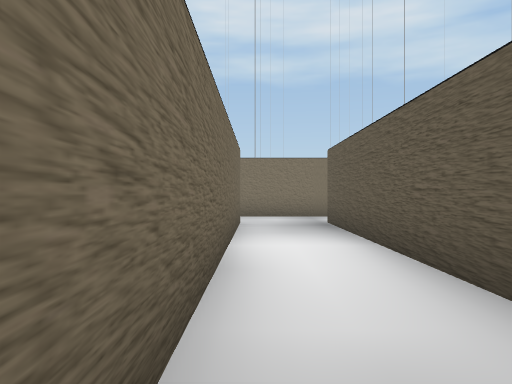
View 1 (above)

23 first-person views from a walk through a scene from a Unity 3-D project. The camera is 1.4 m above the floor, looks level and sees 70° across. The floor is counted in squares, 2 m on a side. Each view is taken from the middle of a square. On the plan, view 1 faces up. The plan holds only what a view shows up to about 11 squares ahead; the rest is blank. The place goes on beyond the plan. The player is left out. Door leaves are left out, so doorways stand open. Some surface patterns are stand-ins.

View 2
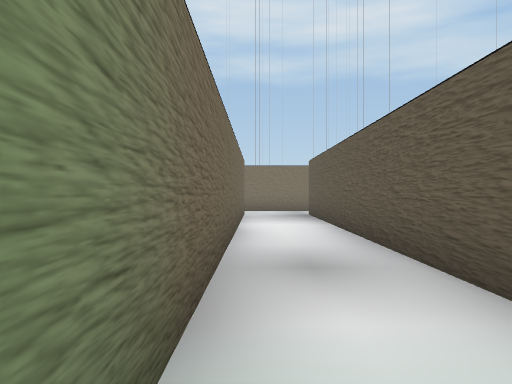

View 3
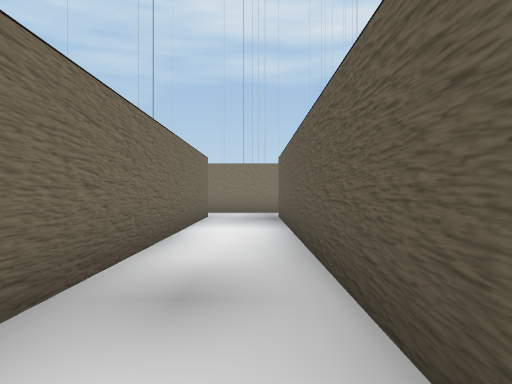

View 4
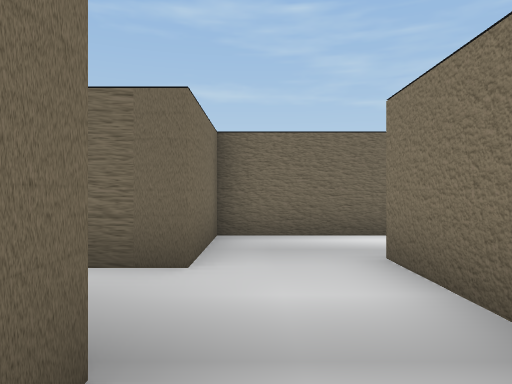

View 5
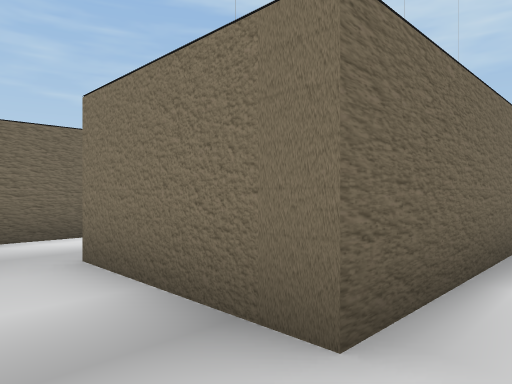

View 6
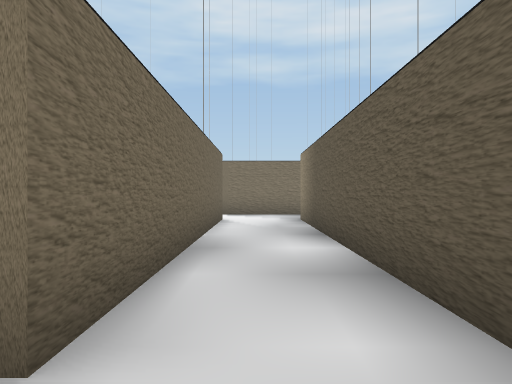

View 7
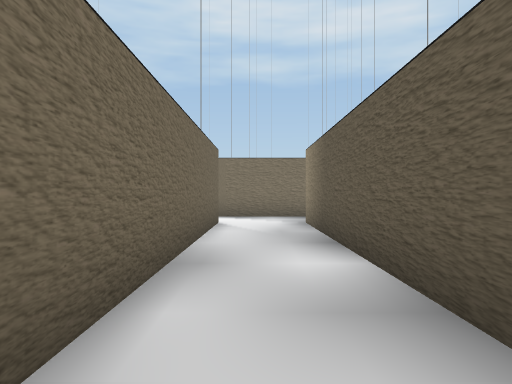

View 8
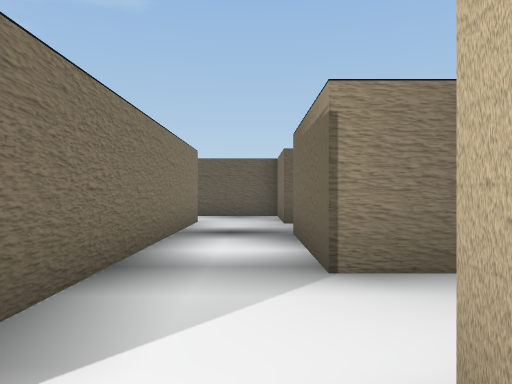

View 9
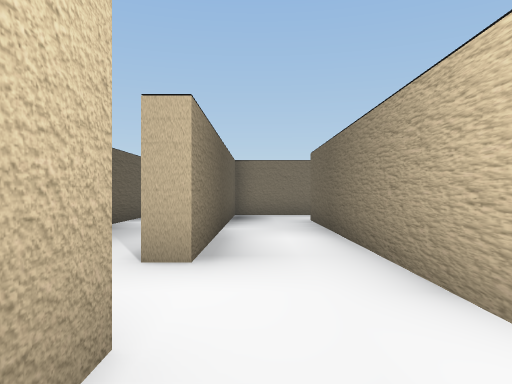

View 10
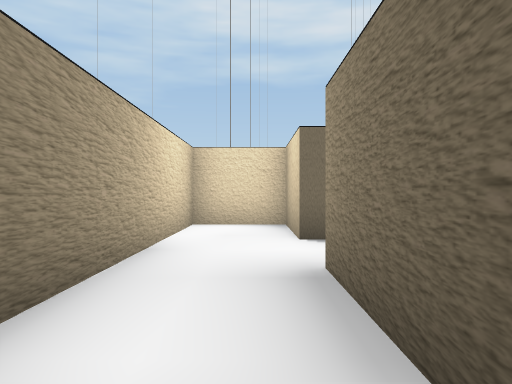

View 11
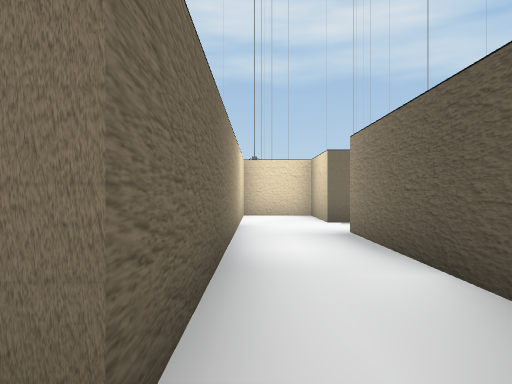

View 12
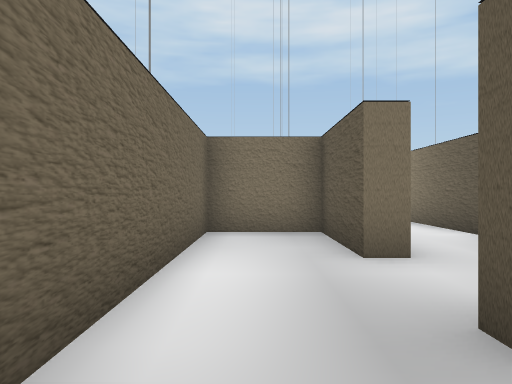

View 13
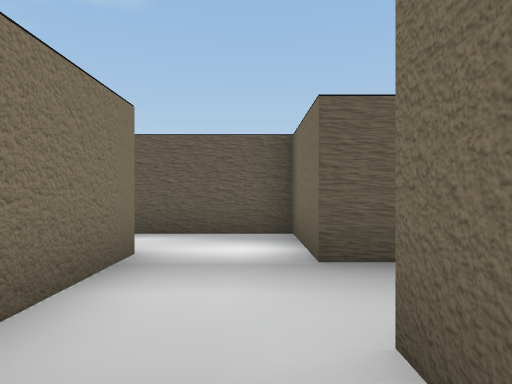

View 14
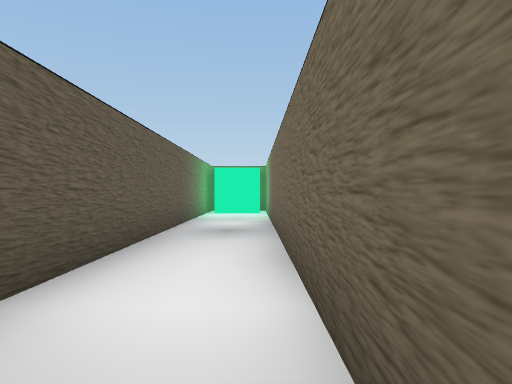

View 15
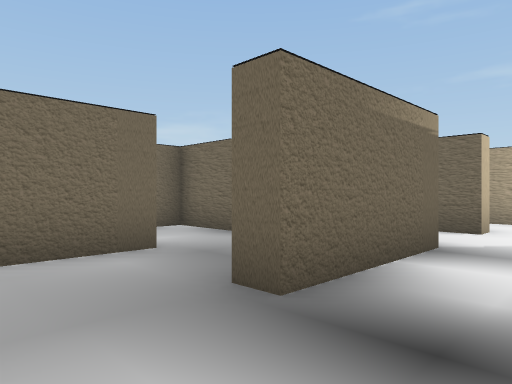

View 16
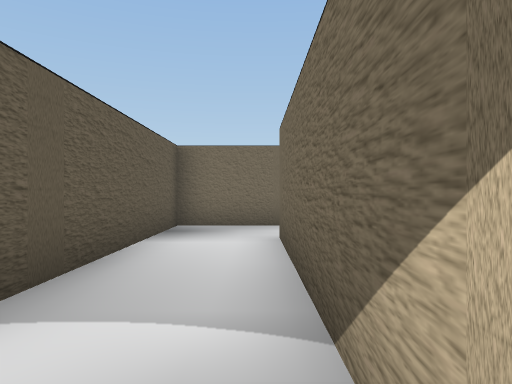

View 17
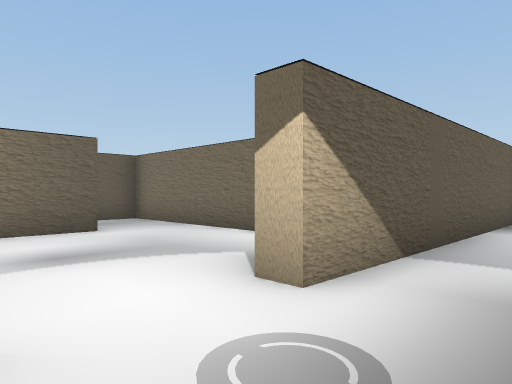

View 18
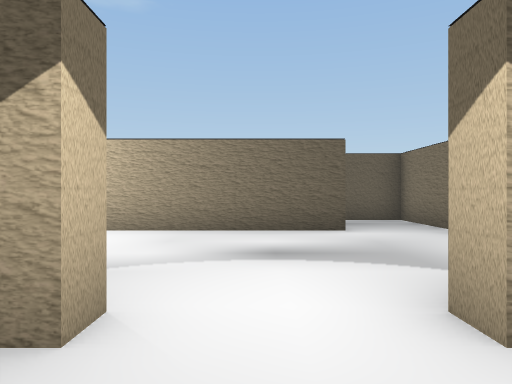

View 19
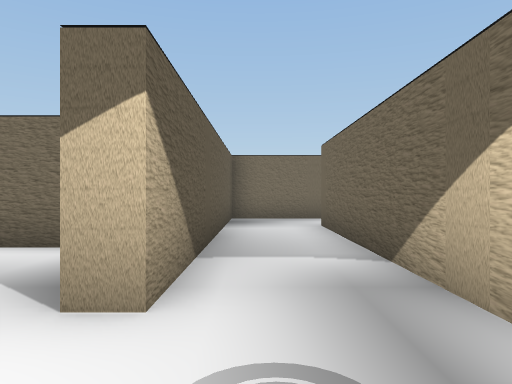

View 20
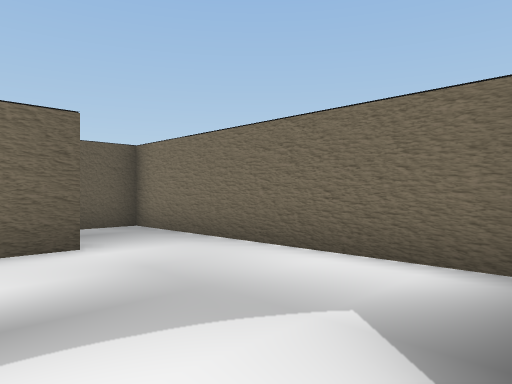

View 21
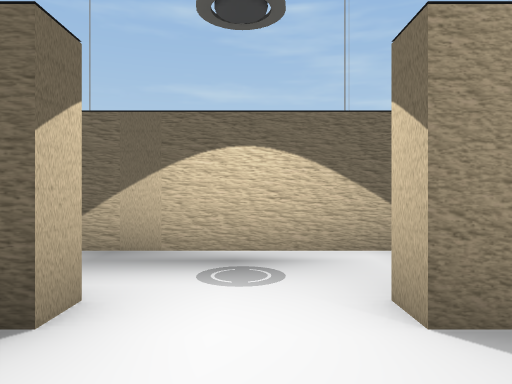

View 22
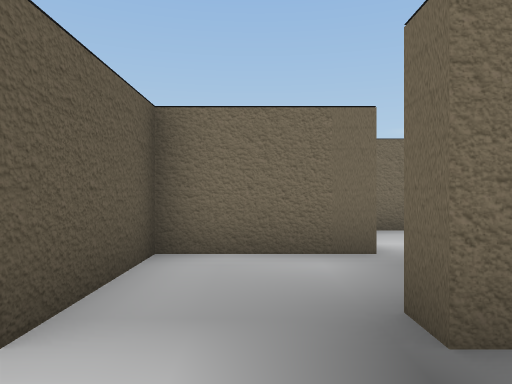

View 23
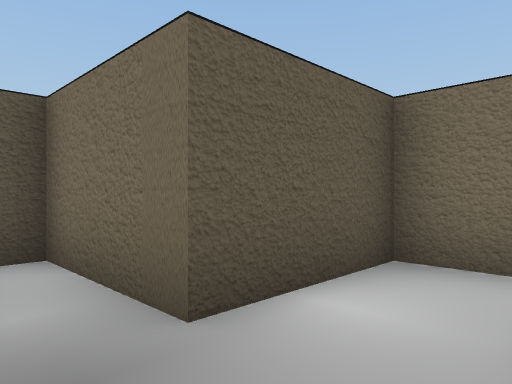

### Floor plan
Points are (right, up) in squares from view 1. A wall is a line through its corners. A room is listed if a view was taken in it or the views show most of it. See-through windows are left out.
Room 1 (views 1, 2, 3, 12, 13, 14)
walls: (2.1, 10.4) (-0.9, 10.4); (-2.9, 10.4) (-2.9, 8.4) (-0.4, 8.4) (-0.4, -3.9); (1.6, -4) (1.6, 8.4)
ways out: opening at (2, 9.5) to room 2; opening at (-1.5, 11) to room 7
Room 2 (views 4, 5, 6, 7, 22)
walls: (2.1, 18.4) (2.1, 10.4); (9.1, 17.4) (9.1, 18.4); (8.6, 20.4) (2.6, 20.4); (1.6, 8.4) (4.1, 8.4) (4.1, 18.4) (7.1, 18.4) (7.1, 17.9)
ways out: opening at (2, 9.5) to room 1; opening at (2, 19.5) to room 3; opening at (9, 19.5) to room 5; opening at (8, 18) to room 9
Room 3 (views 8, 9)
walls: (2.6, 20.4) (1.6, 20.4) (1.6, 22.9) (-0.4, 22.9) (-0.4, 17.4); (1.6, 17.4) (1.6, 18.4) (2.1, 18.4)
ways out: opening at (2, 19.5) to room 2; opening at (0.5, 18) to room 4; open door at (-1.5, 19.5)
Room 4 (views 10, 11)
walls: (-0.4, 17.4) (-0.4, 12.9); (1.6, 11.2) (1.6, 17.4)
ways out: opening at (0.5, 18) to room 3; opening at (0, 12) to room 7
Room 5 (views 15, 16, 17, 18, 19, 20, 21)
walls: (12.6, 23.4) (17.4, 23.4); (12.1, 28.4) (12.1, 27.9) (11.6, 27.9); (16.6, 25.2) (16.6, 28.5); (9.6, 28.5) (9.6, 20.4) (8.6, 20.4); (9.1, 18.4) (11.6, 18.4) (11.6, 25.9) (12.2, 25.9)
ways out: opening at (9, 19.5) to room 2; opening at (17, 24.5) to room 8
Room 6 (view 23)
walls: (4.6, 15.1) (4.6, 13.4) (6.6, 13.4) (6.6, 15.9)
ways out: opening at (7, 17) to room 9
Room 7 (no view inside)
walls: (-0.4, 12.9) (-0.9, 12.9) (-0.9, 15.4) (-2.9, 15.4) (-2.9, 10.4)
ways out: opening at (-1.5, 11) to room 1; opening at (0, 12) to room 4
Room 8 (no view inside)
walls: (17.4, 23.4) (19.1, 23.4) (19.1, 24.8)
ways out: opening at (17, 24.5) to room 5
Room 9 (no view inside)
walls: (6.6, 15.9) (9.1, 15.9) (9.1, 17.4)
ways out: opening at (8, 18) to room 2; opening at (7, 17) to room 6

Positions as (right, up) in squares from view 1, and headings:
1: (0, 0), facing up
2: (0, -3), facing up
3: (1, -2), facing up
4: (3, 9), facing left
5: (3, 9), facing up-left
6: (3, 9), facing up
7: (3, 10), facing up
8: (1, 19), facing right
9: (1, 22), facing down
10: (1, 15), facing up
11: (0, 12), facing up
12: (-2, 9), facing up
13: (-2, 9), facing right
14: (0, 7), facing down
15: (9, 20), facing down-left
16: (10, 26), facing down
17: (10, 28), facing down-right
18: (10, 27), facing right
19: (11, 28), facing down
20: (12, 27), facing down-right
21: (14, 27), facing left
22: (8, 20), facing down
23: (5, 17), facing down-right
